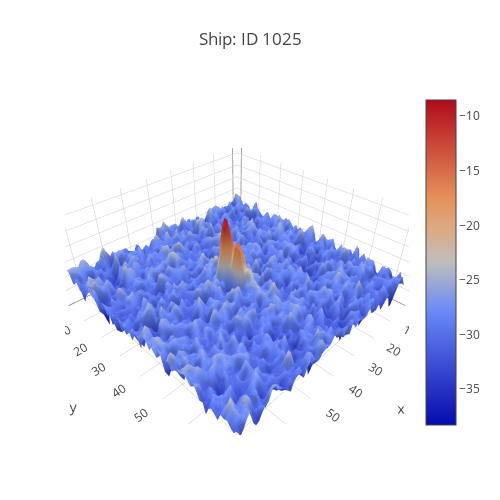

The code cell stored with this chart in its notebook:
### Code cell
# grab some visualizations for a ship, band 0
data_analysis(1, 0, 1025)

### Figure 1 — Plotly figure (JSON) as saved in the notebook; plotly's stock layout.template omitted (floating-point values rounded to 4 significant figures; data arrays with more than 128 entries replaced by an {"elided": "..."} marker saying what was removed)
{"data": [{"type": "surface", "z": {"elided": "75x75 float values"}}], "layout": {"autosize": false, "height": 500, "margin": {"b": 65, "l": 65, "r": 50, "t": 90}, "title": "Ship: ID 1025", "width": 500}}
